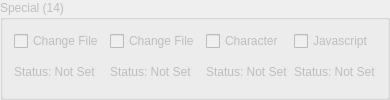
         <widget class="QGroupBox" name="specialBox">
          <property name="enabled">
           <bool>false</bool>
          </property>
          <property name="title">
           <string>Special (14)</string>
          </property>
          <layout class="QGridLayout" name="gridLayout_10">
           <item row="0" column="0">
            <widget class="QCheckBox" name="specialChangeFileCheck_1">
             <property name="text">
              <string>Change File</string>
             </property>
            </widget>
           </item>
           <item row="0" column="1">
            <widget class="QCheckBox" name="specialChangeFileCheck_2">
             <property name="text">
              <string>Change File</string>
             </property>
            </widget>
           </item>
           <item row="0" column="2">
            <widget class="QCheckBox" name="specialCharacterCheck">
             <property name="text">
              <string>Character</string>
             </property>
            </widget>
           </item>
           <item row="0" column="3">
            <widget class="QCheckBox" name="specialJSCheck">
             <property name="text">
              <string>Javascript</string>
             </property>
            </widget>
           </item>
           <item row="1" column="0">
            <widget class="QLabel" name="specialChangeFileStatus_1">
             <property name="text">
              <string>Status: Not Set</string>
             </property>
            </widget>
           </item>
           <item row="1" column="1">
            <widget class="QLabel" name="specialChangeFileStatus_2">
             <property name="text">
              <string>Status: Not Set</string>
             </property>
            </widget>
           </item>
           <item row="1" column="2">
            <widget class="QLabel" name="specialCharacterStatus">
             <property name="text">
              <string>Status: Not Set</string>
             </property>
            </widget>
           </item>
           <item row="1" column="3">
            <widget class="QLabel" name="specialJSStatus">
             <property name="text">
              <string>Status: Not Set</string>
             </property>
            </widget>
           </item>
          </layout>
         </widget>
